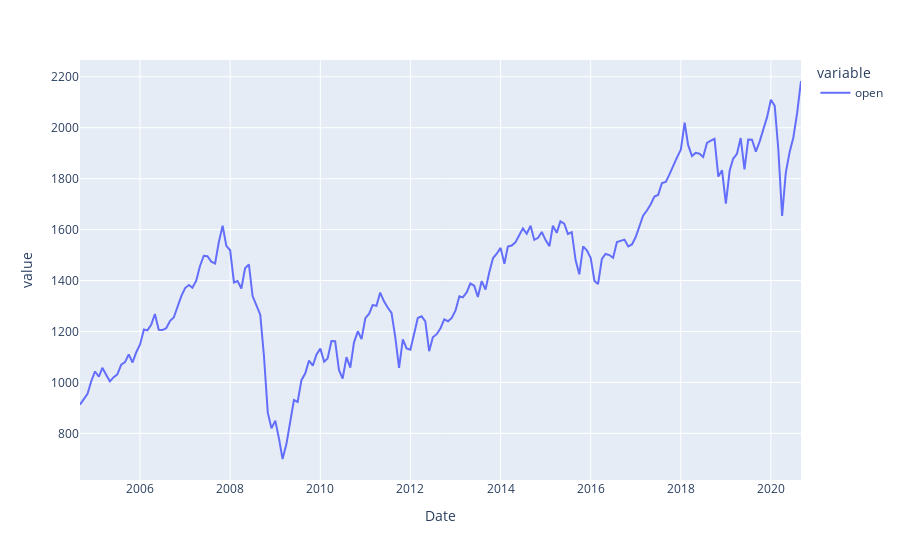

The code cell stored with this chart in its notebook:
### Code cell
# Load the dataset

#i = 30
#anyos = 35
#df = investpy.get_index_historical_data(index="S&P 500",
#                                        country="united states",
#                                        from_date="01/09/"+str(1970+i),
#                                        to_date="01/09/"+str(1970+anyos+i),
#                                        interval='Monthly',
#                                        order="asc"
#                                   )

i = 0
anyos = 16
df1 = investpy.get_index_historical_data(index="MSCI World",
                                        country="world",
                                        from_date="01/09/"+str(2004+i),
                                        to_date="01/09/"+str(2004+anyos+i),
                                        interval='Monthly',
                                        order="asc"
                                   )
df2 = investpy.get_index_historical_data(index="MSCI Emerging Markets",
                                        country="world",
                                        from_date="01/09/"+str(2004+i),
                                        to_date="01/09/"+str(2004+anyos+i),
                                        interval='Monthly',
                                        order="asc"
                                   )

print(df1.head(2))
print(df2.head(2))
assert len(df1.index) == len(df2.index)
df = pd.DataFrame(index=df1.index)
df['Open'] = 0.8 * df1['Open'] + 0.2 * df2['Open']

print(df)

df_plot = pd.DataFrame(index=df.index)
df_plot['open'] = df['Open']
fig = px.line(df_plot)
fig.show('svg')

### Figure 1 — Plotly figure (JSON) as saved in the notebook; plotly's stock layout.template omitted (floating-point values rounded to 4 significant figures; data arrays with more than 128 entries replaced by an {"elided": "..."} marker saying what was removed)
{"data": [{"hovertemplate": "variable=open<br>Date=%{x}<br>value=%{y}<extra></extra>", "legendgroup": "open", "line": {"color": "#636efa", "dash": "solid"}, "marker": {"symbol": "circle"}, "mode": "lines", "name": "open", "orientation": "v", "showlegend": true, "type": "scatter", "x": {"elided": "193 str values"}, "xaxis": "x", "y": {"elided": "193 float values"}, "yaxis": "y"}], "layout": {"legend": {"title": {"text": "variable"}, "tracegroupgap": 0}, "margin": {"t": 60}, "xaxis": {"anchor": "y", "domain": [0, 1], "title": {"text": "Date"}}, "yaxis": {"anchor": "x", "domain": [0, 1], "title": {"text": "value"}}}}
